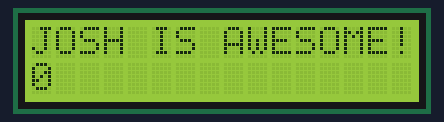
The sketch below on a simulated Arduino Uno, built with avr-gcc and run on an emulated ATmega328P. On the bench: 16×2 character LCD.

Above: at 0.1 s.
At 4.1 s:
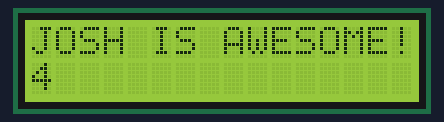
At 9.1 s:
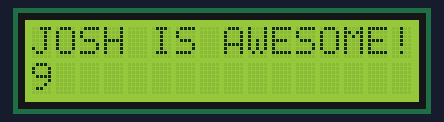
At 19.1 s:
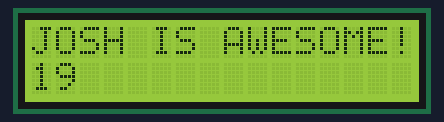
At 29.1 s:
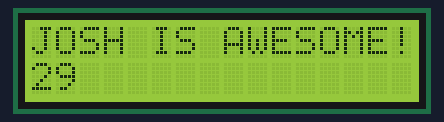
At 39.1 s:
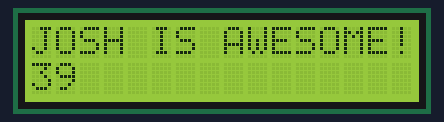

The sketch:

lcdTest.ino
```cpp
#include <LiquidCrystal.h>

const int rs = 13, en = 12, d4 = 11, d5 = 10, d6 = 9, d7 = 8;
LiquidCrystal lcd(rs, en, d4, d5, d6, d7);

void setup() {
  //set up the LCD's number of columns and rows:
  lcd.begin(16, 2);
  //Print a message to the LCD.
  lcd.print("JOSH IS AWESOME!");
}

void loop() {
  //set the cursor to column 0, line 1
  //(note: line 1 is the second row, since counting begins with 0):
  lcd.setCursor(0, 1);
  // print the number of seconds since reset:
  lcd.print(millis() / 1000);
}
```

Measured:
- what the display in image 1 shows lasts 1.0 s, from 4.0 s to 5.0 s
